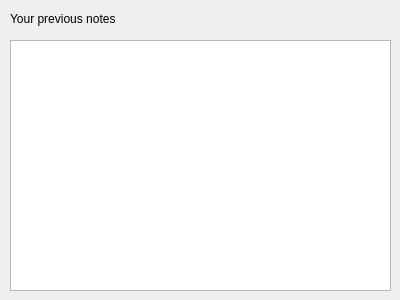
<?xml version="1.0" encoding="UTF-8"?>
<ui version="4.0">
 <class>ReadNotes</class>
 <widget class="QWidget" name="ReadNotes">
  <property name="geometry">
   <rect>
    <x>0</x>
    <y>0</y>
    <width>400</width>
    <height>300</height>
   </rect>
  </property>
  <property name="windowTitle">
   <string>Form</string>
  </property>
  <widget class="QTextBrowser" name="textBrowser">
   <property name="geometry">
    <rect>
     <x>10</x>
     <y>40</y>
     <width>381</width>
     <height>251</height>
    </rect>
   </property>
  </widget>
  <widget class="QLabel" name="label">
   <property name="geometry">
    <rect>
     <x>10</x>
     <y>10</y>
     <width>151</width>
     <height>17</height>
    </rect>
   </property>
   <property name="text">
    <string>Your previous notes</string>
   </property>
  </widget>
 </widget>
 <resources/>
 <connections/>
</ui>
